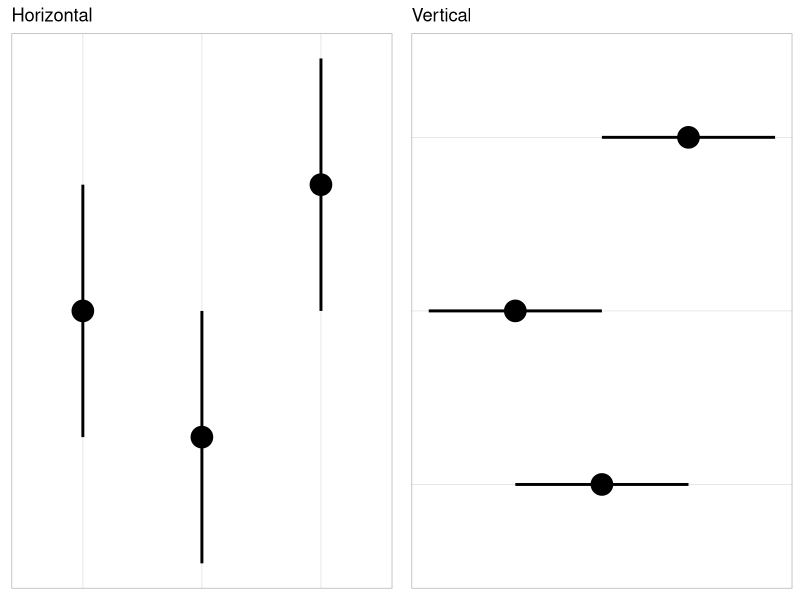
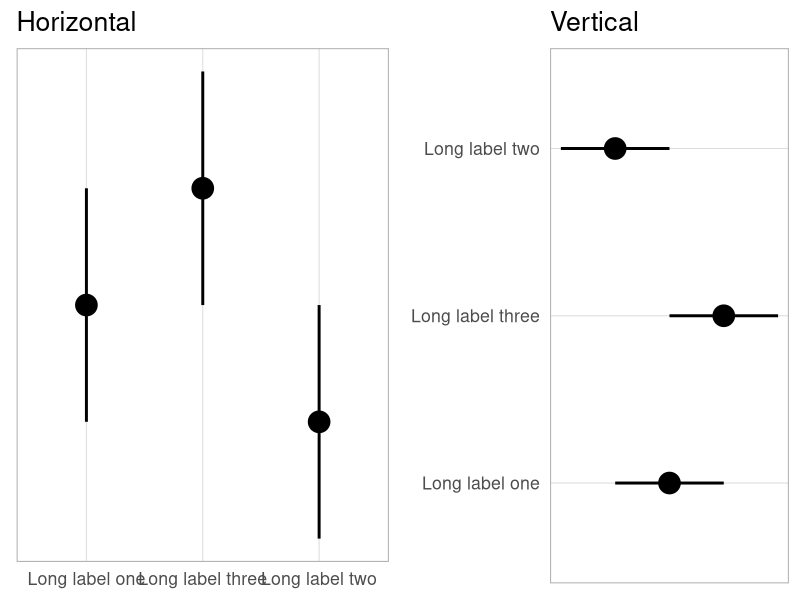

Here is the R script that generated these plots, in order:
## ---- chunk 1
knitr::opts_chunk$set(echo = TRUE)

## ---- chunk 2
library(tidyverse)
library(gridExtra)

# Set global ggplot theme
theme_set(theme_light())

# Set seed for reproducibility 
set.seed(1972)

# generate data
alignData <- tibble(
  x = factor(c(1, 2, 3)),
  x_lab = c("Long label one", "Long label two", "Long label three"),
  y = c(2, 1, 3),
  low = c(1, 0, 2),
  hi = c(3, 2, 4))
## ---- chunk 3

left <- alignData %>%
  ggplot(aes(
    x = x,
    y = y,
    ymin = low,
    ymax = hi
  )) +
  geom_point(size = 7) +
  geom_linerange(size = 1) +
  theme(
    axis.title = element_blank(),
    axis.text = element_blank(),
    axis.ticks = element_blank(),
    panel.grid.major.y = element_blank(),
    panel.grid.minor.y = element_blank()
  ) +
  ggtitle("Horizontal")


right <- alignData %>% 
  ggplot(aes(
    x = x,
    y = y,
    ymin = low,
    ymax = hi
  )) +
  geom_point(size = 7) +
  geom_linerange(size = 1) +
  coord_flip() +
  theme(
    axis.title = element_blank(),
    axis.text = element_blank(),
    axis.ticks = element_blank(),
    panel.grid.major.x = element_blank(),
    panel.grid.minor.x = element_blank()
  ) +
  ggtitle("Vertical")

# plot side by side
grid.arrange(left, right, nrow = 1)
## ---- chunk 4

# add in axis labels
left <-
  alignData %>% ggplot(aes(
    x = x_lab,
    y = y,
    ymin = low,
    ymax = hi
  )) +
  geom_point(size = 7) +
  geom_linerange(size = 1) +
  theme_light(base_size = 16) +
  theme(
    axis.title = element_blank(),
    axis.text.y = element_blank(),
    axis.ticks = element_blank(),
    panel.grid.major.y = element_blank(),
    panel.grid.minor.y = element_blank()
  ) +
  ggtitle("Horizontal")


right <- alignData %>%
  ggplot(aes(
    x = x_lab,
    y = y,
    ymin = low,
    ymax = hi
  )) +
  geom_point(size = 7) +
  geom_linerange(size = 1) +
  theme_light(base_size = 16) +
  coord_flip() +
  theme(
    axis.title = element_blank(),
    axis.text.x = element_blank(),
    axis.ticks = element_blank(),
    panel.grid.major.x = element_blank(),
    panel.grid.minor.x = element_blank()
  ) +
  ggtitle("Vertical")


grid.arrange(left, right, nrow = 1)

